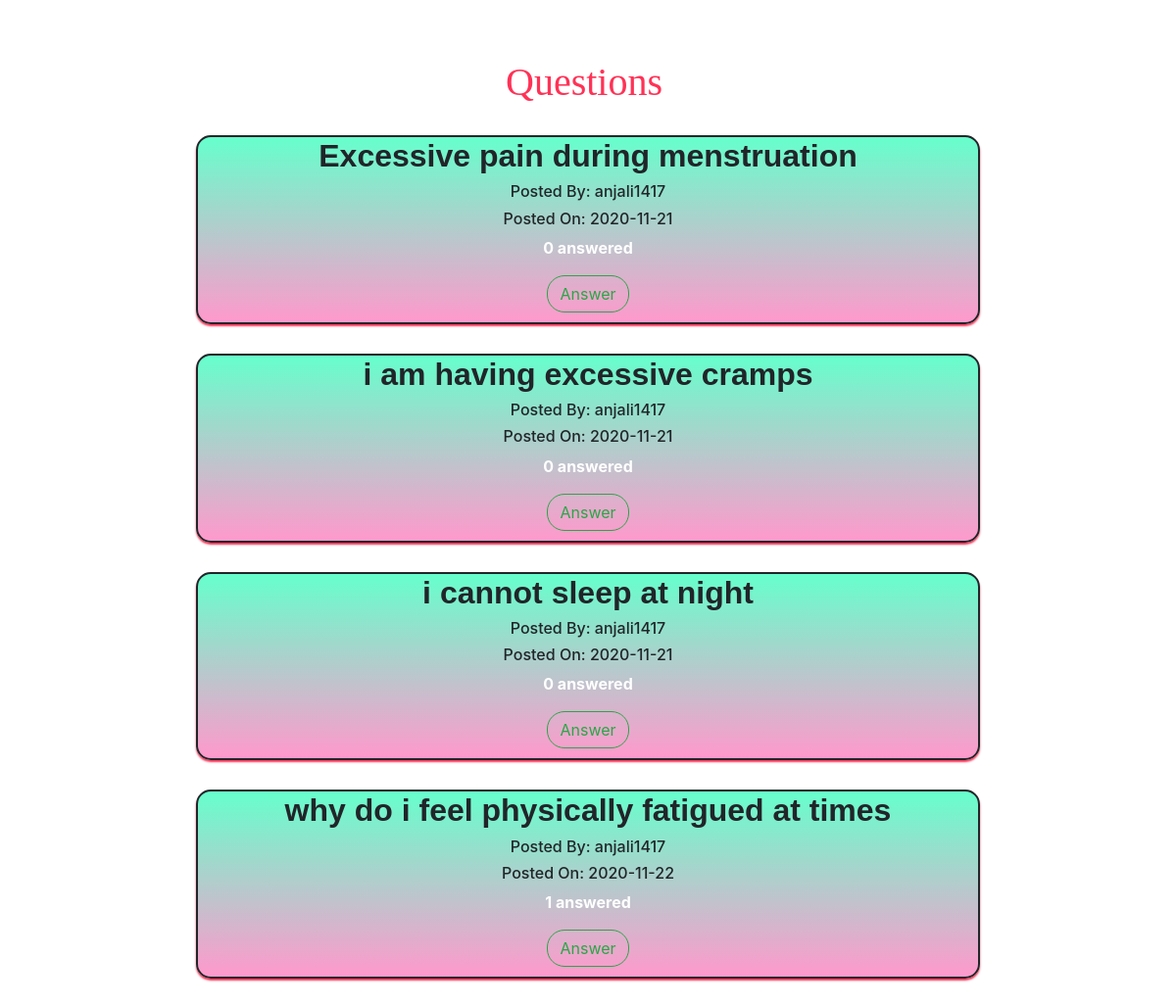
/feed.php?category=Bodyspace, run on the app's committed database.
### tables this page shows
CREATE TABLE `questions` (
  `qid` varchar(255) NOT NULL,
  `category` varchar(255) NOT NULL,
  `text` text NOT NULL,
  `uid` varchar(255) NOT NULL,
  `date` date NOT NULL
);

CREATE TABLE `users` (
  `userid` varchar(255) NOT NULL,
  `username` varchar(255) NOT NULL,
  `password` varchar(255) NOT NULL,
  `name` varchar(255) NOT NULL
);

### feed.php (the view, shortened to what this page needs)
<?php
   $category= $_GET['category'];
   require_once('config.php');
?>
<!DOCTYPE html>
<html lang="en" dir="ltr">
  <head>
    <link rel="stylesheet" href="https://stackpath.bootstrapcdn.com/bootstrap/4.4.1/css/bootstrap.min.css">
  </head>
  <body>
    <h1 style="margin-top:5%;margin-left:43%;color:#ff3256;font-family: Brush Script MT, Brush Script Std, cursive;">Questions</h1>
    <?php
        $query= "SELECT * FROM questions WHERE category='$category'";
        $result= $con->query($query);
        while($row= $result->fetch_array()){
            $qid= $row['qid'];
            $question= $row['text'];
            $uid= $row['uid'];
            $q= "SELECT * FROM users WHERE userid='$uid'";
            $res= $con->query($q);
            $ans= $res->fetch_array();
            $askdby= $ans['username'];
            $date= $row['date'];
            $num=0;
            $q2= "SELECT * FROM answers WHERE qid='$qid'";
            $res2= $con->query($q2);
            while($anns= $res2->fetch_array()){
              $num=$num+1;
            }
            echo "
            <div class='container' style='background:linear-gradient(to bottom, #66ffcc 0%, #ff99cc 100%);text-align:center;width:800px;margin: 30px auto; border-radius: 15px; box-shadow: 0px 2px 2px #ff3256;border: 2px solid;overflow:none'>
            <h2 style='font-family:Arial, Helvetica, sans-serif;'><b>$question</b></h2>
            <h6>Posted By: $askdby</h6>
            <h6>Posted On: $date</h6>
            <a href='showAnswers.php?questionid=".$qid."'><p style='color:white;'><b>$num answered</b></p></a>
            <a href='answer.php?questionid=".$qid."' class='btn btn-outline-success' style='margin-bottom: 10px;border-radius: 18px'>Answer</a>
            </div>
            ";
        }
    ?>
  </body>
</html>

### data on the page
questions: text "Excessive pain during menstruation", uid.username "anjali1417", date "2020-11-21", num "0"
questions: text "i am having excessive cramps", uid.username "anjali1417", date "2020-11-21", num "0"
questions: text "i cannot sleep at night", uid.username "anjali1417", date "2020-11-21", num "0"
questions: text "why do i feel physically fatigued at times", uid.username "anjali1417", date "2020-11-22", num "1"
